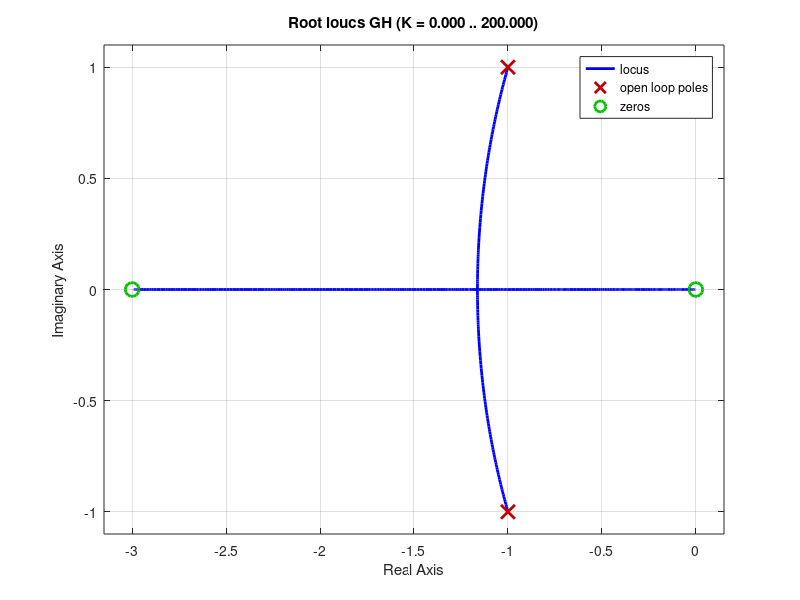

Write the MATLAB code that produced this figure.
clear
K=1;
s = tf('s');
GH = K*s*(s+3)/(s^2+2*s+2);
polevar = zeros(size(zero(1/GH)));

for x=0:5
    polevar(:,x+1) = zero(1/(GH)+x^4);
end
rlocus(GH)